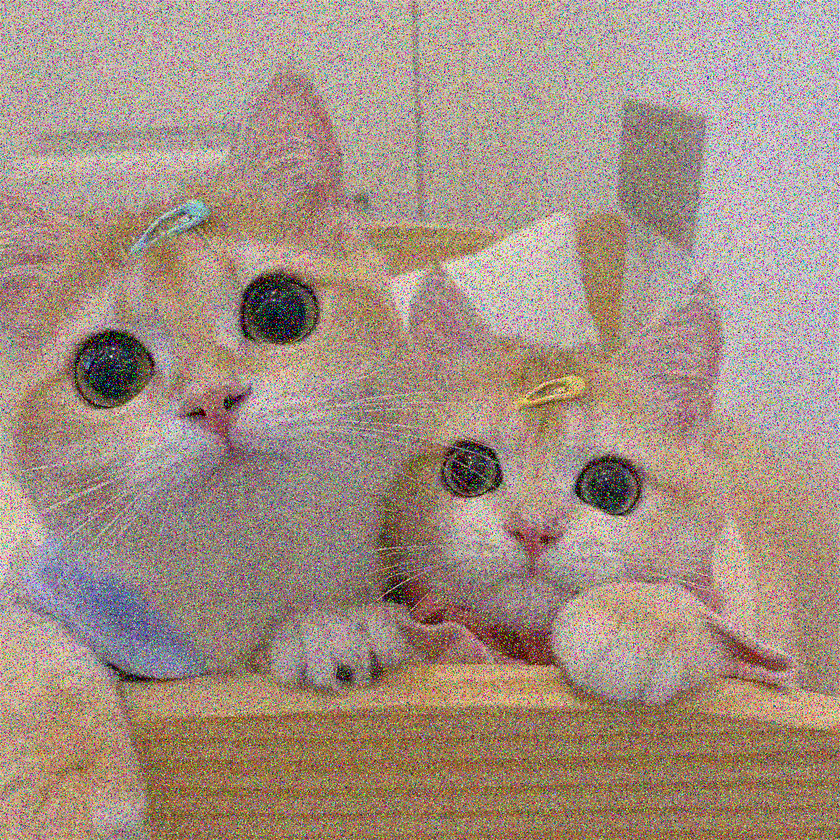
#> input picture Exp3/noise_sp.png, 840 x 840 px, shrunk from 1080 x 1080 before the run
$ jupyter execute exp3.2.ipynb
#> lines starting #> are read from the running program, lines starting #| are printed output that depends on the picture
[cell 1]
import cv2 as cv
import numpy as np
import matplotlib.pylab as plt

[cell 2]
# 均值滤波
def MeanFilter(inputImage,windowSize=3):
    timeBegin = cv.getTickCount()
    #输出图像
    outputImage = np.zeros(list(inputImage.shape),dtype='uint8')

    #获取图像信息
    height, width, channels = inputImage.shape
    center = windowSize // 2  # 将滤波器分为widowSize * windowSize个小方格，中心点为center，坐标为(0, 0)

    #零填充
    border = center#添加边界大小
    transImage = cv.copyMakeBorder(inputImage,border,border,border,border,borderType=cv.BORDER_REPLICATE)

    # 卷积的过程
    for i in range(height):
        for j in range(width):
            for k in range(channels):
                outputImage[i,j,k] = np.mean(transImage[i:i+windowSize,j:j+windowSize,k])

    timeEnd = cv.getTickCount()
    time = (timeEnd-timeBegin)/cv.getTickFrequency()
    print("Time of the MeanFilter is : ",time)
    return outputImage

[cell 3]
#积分图
def getIntegral(inputImage):
    img_integral = cv.integral(inputImage, cv.CV_32F)

    return img_integral

[cell 4]
def integralFilter(inputImage,windowSize=3):
    timeBegin = cv.getTickCount()
    #输出图像
    outputImage = np.zeros(list(inputImage.shape),dtype='uint8')

    #获取图像信息
    height, width, channels = inputImage.shape
    center = windowSize // 2  # 将滤波器分为widowSize * windowSize个小方格，中心点为center，坐标为(0, 0)

    #零填充
    border = center#添加边界大小
    transImage = cv.copyMakeBorder(inputImage,border,border,border,border,borderType=cv.BORDER_REPLICATE)

    #积分图
    inte = getIntegral(transImage)

    #积分图均值滤波
    mean= 0
    for i in range(border+1,height + border + 1):#积分图图像比原图（边界扩充后的）多一行和一列
        for j in range(border+1,border+width+1):
            for k in range(channels):
                #像素点周围四点像素
                top_left = inte[i - border - 1, j - border-1,k]
                top_right = inte[i-border-1,j+border,k]
                buttom_left = inte[i + border, j - border- 1,k]
                buttom_right = inte[i+border,j+border,k]
                #计算像素
                mean = (buttom_right - top_right - buttom_left + top_left) // (windowSize ** 2)
                outputImage[i - border - 1, j - border - 1,k] = mean

    timeEnd = cv.getTickCount()
    time = (timeEnd-timeBegin)/cv.getTickFrequency()
    print("Time of the integralFilter is : ",time)
    return outputImage

[cell 5]
#方框滤波
def BoxFilter(inputImage,windowSize = 3):
    timeBegin = cv.getTickCount()
    #输出图像
    outputImage = cv.boxFilter(inputImage,-1 ,(windowSize,windowSize), normalize=False)
    timeEnd = cv.getTickCount()
    time = (timeEnd-timeBegin)/cv.getTickFrequency()
    print("Time of the boxFilter is : ",time)
    return outputImage

[cell 6]
#封装均值滤波
def Blur(inputImage,windowSize = 3):
    timeBegin = cv.getTickCount()
    #输出图像
    outputImage = cv.blur(inputImage,(windowSize,windowSize))
    timeEnd = cv.getTickCount()
    time = (timeEnd-timeBegin)/cv.getTickFrequency()
    print("Time of the Blur is : ",time)
    return outputImage

[cell 7]
if __name__ == "__main__":
    # 读取图像
    img_src = cv.imread("noise_sp.png")
#> img_src is the input picture: shape (840, 840, 3); mean B, G, R 130.9, 144, 163.7

    #封装均值滤波
    blur_img = Blur(img_src,windowSize=5)
#> in Blur, `outputImage = cv.blur(inputImage,(windowSize,windowSize))`:
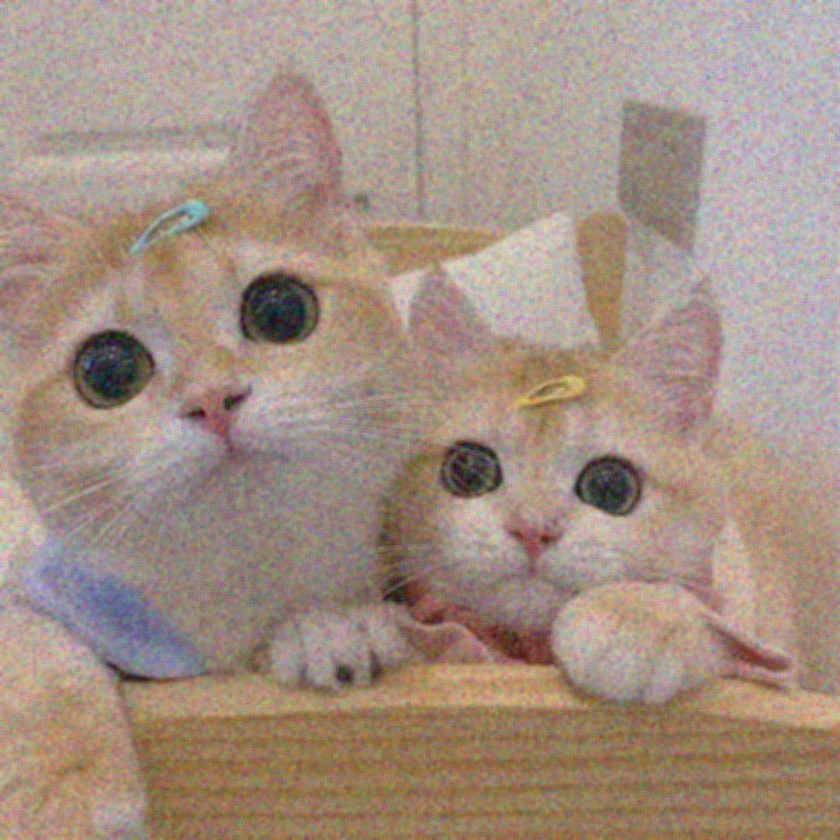
#> outputImage: shape (840, 840, 3); mean B, G, R 130.9, 144, 163.7
    cv.imwrite("blur_filter.png",blur_img)

    # 均值滤波
    mean_filter_img = MeanFilter(img_src,windowSize=5)
#> in MeanFilter, `transImage = cv.copyMakeBorder(inputImage,border,border,border,border,..`:
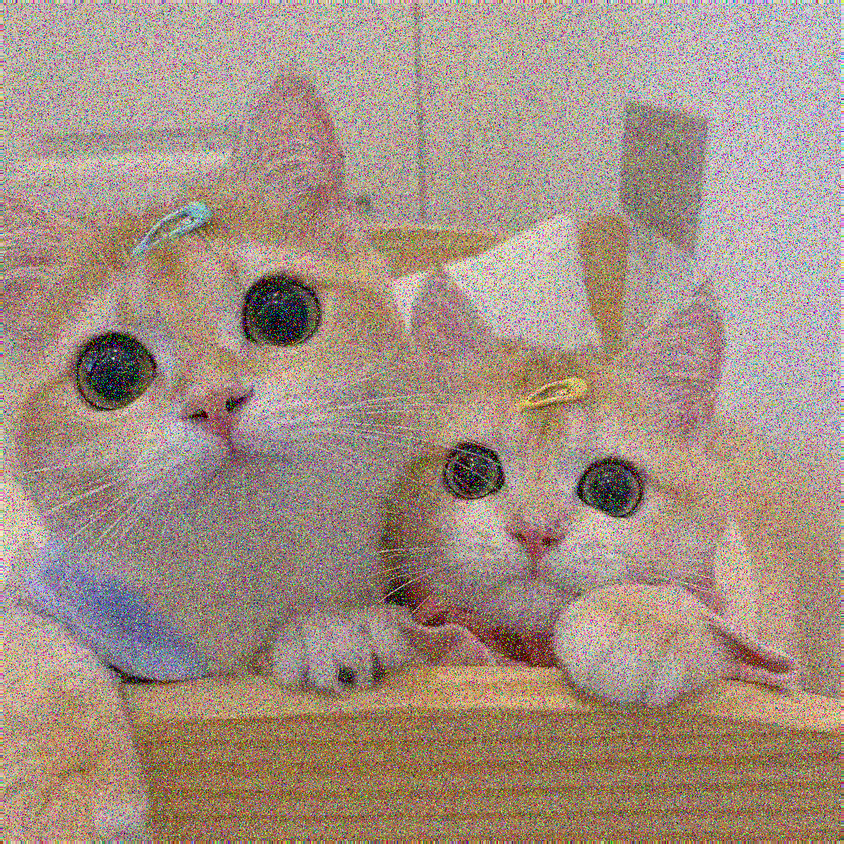
#> transImage: shape (844, 844, 3); mean B, G, R 131.1, 144.2, 163.9
    cv.imwrite("mean_filter.png",mean_filter_img)

    #积分图均值滤波
    integral_img = integralFilter(img_src,windowSize=5)
#> in getIntegral, `img_integral = cv.integral(inputImage, cv.CV_32F)`:
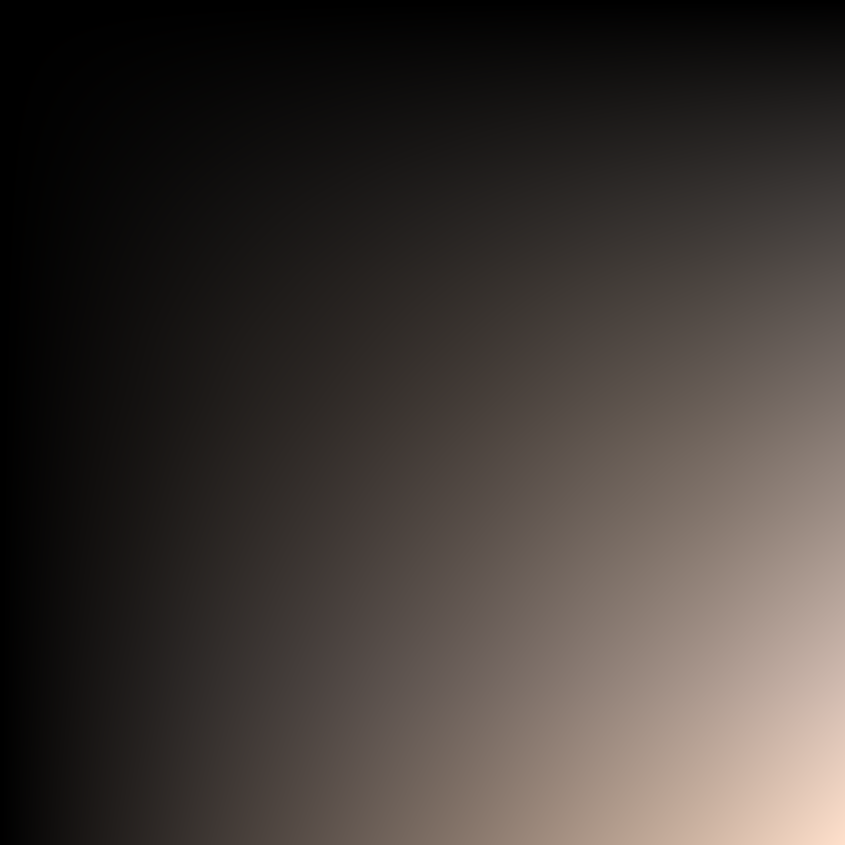
#> img_integral: shape (845, 845, 3) int32; mean B, G, R 24674469.7, 26510286.5, 29609497.7; drawn with min black and max white
    cv.imwrite("integral_filter.png",integral_img)

    #boxFilter滤波
    box_filter_img = BoxFilter(img_src,windowSize=2)
#> in BoxFilter, `outputImage = cv.boxFilter(inputImage,-1 ,(windowSize,windowSize), nor..`:
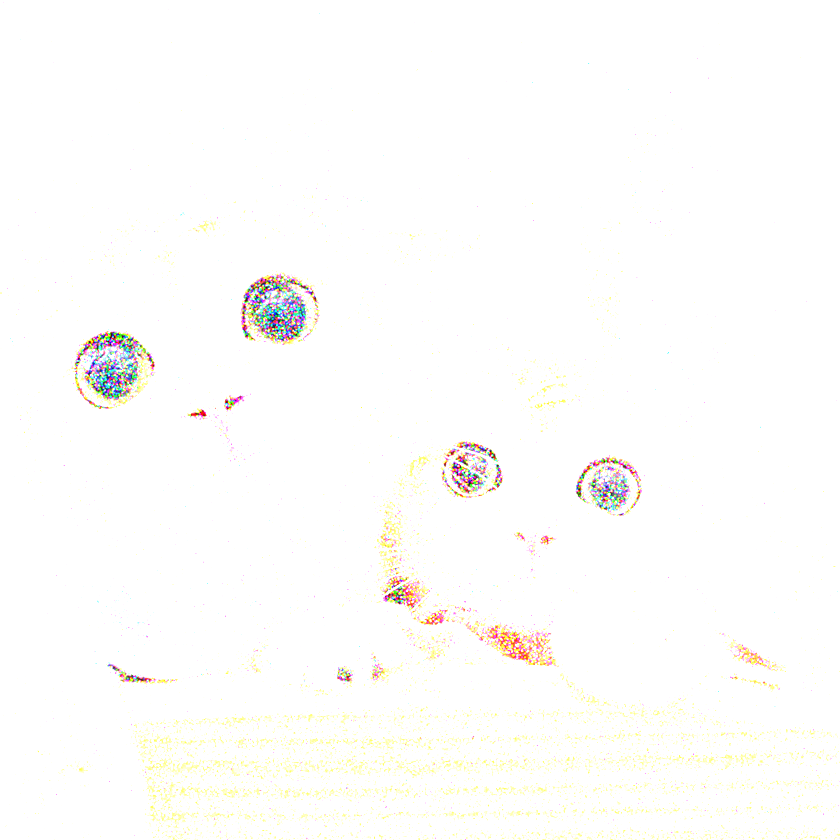
#> outputImage: shape (840, 840, 3); mean B, G, R 251.4, 253.2, 253.8
    cv.imwrite("box_filter.png",box_filter_img)

    #显示图像
    titles = ["Source Image","BlurFilter Image","MeanFilter Image","Integral Image","BoxFilter Image"]
    images = [img_src,blur_img,mean_filter_img,integral_img,box_filter_img]
    plt.figure(figsize = (12,9))
    for i in range(5):
        plt.subplot(1,5,i+1)
        plt.imshow(images[i])
        plt.title(titles[i])
    plt.show()
#> figure, not shown here; B, G, R data is drawn as R, G, B
